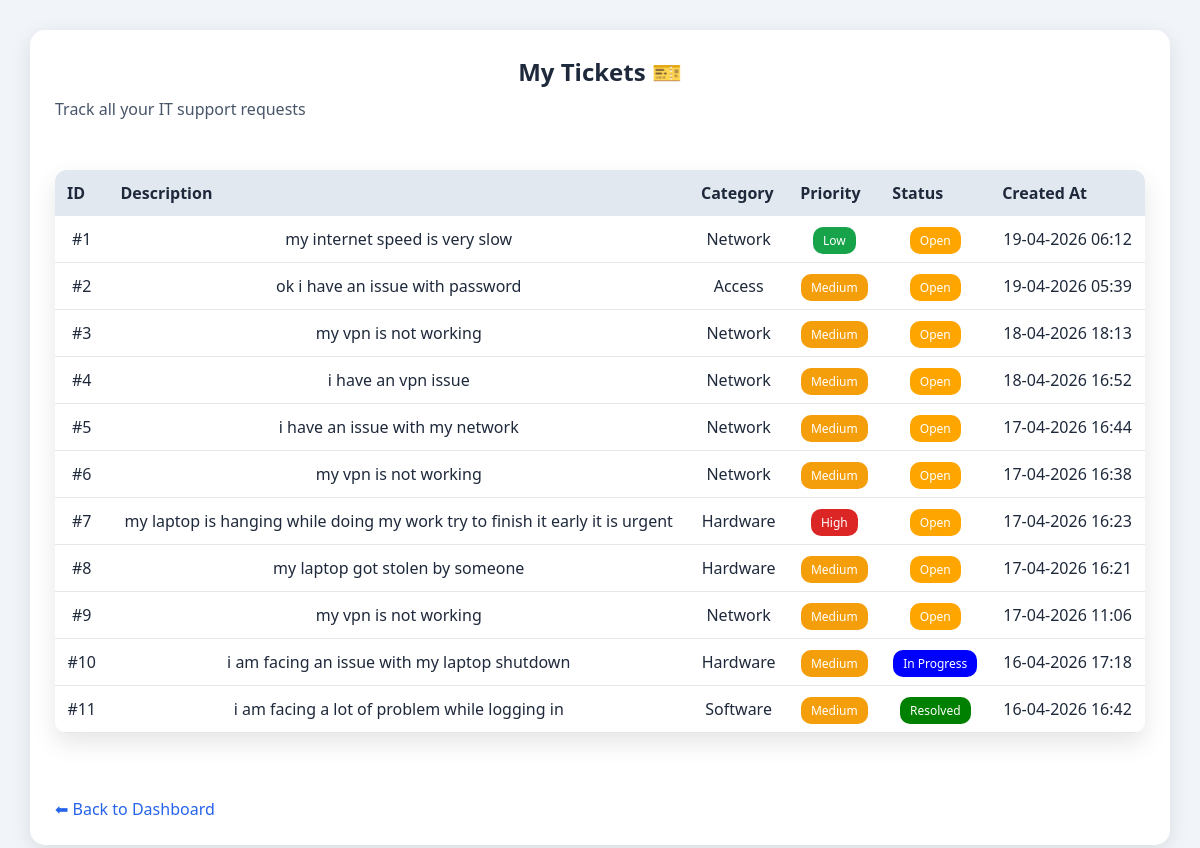
/my-tickets (signed in), run on the app's committed database.
### app.py (models this page shows)
class Ticket(db.Model):
    id = db.Column(db.Integer, primary_key=True)
    user_id = db.Column(db.Integer, db.ForeignKey('user.id'), nullable=False)
    description = db.Column(db.Text, nullable=False)
    category = db.Column(db.String(100), nullable=False)
    priority = db.Column(db.String(50), nullable=False, default="Medium")
    status = db.Column(db.String(50), nullable=False, default="Open")
    created_at = db.Column(db.DateTime, default=datetime.utcnow)
    user = db.relationship('User', backref=db.backref('tickets', lazy=True))

### app.py (the view)
@app.route("/my-tickets")
def my_tickets():
    if "user" not in session:
        return redirect(url_for("home"))
    user = User.query.filter_by(email=session["user"]).first()
    tickets = Ticket.query.filter_by(user_id=user.id) \
                          .order_by(Ticket.created_at.desc()) \
                          .all()
    return render_template("my_tickets.html", tickets=tickets)

### templates/my_tickets.html (shortened to what this page needs)
<!DOCTYPE html>
<html>
<head>
    <link rel="stylesheet" href="{{ url_for('static', filename='style.css') }}">
</head>
<body>
<div class="page-wrapper">
    <div class="ticket-container">
        <h2>My Tickets 🎫</h2>
        <p>Track all your IT support requests</p>
        {% if tickets %}
        <table>
            <tr>
                <th>ID</th>
                <th>Description</th>
                <th>Category</th>
                <th>Priority</th>
                <th>Status</th>
                <th>Created At</th>
            </tr>
            {% for ticket in tickets %}
            <tr>
                <td>#{{ loop.index }}</td>
                <td>{{ ticket.description }}</td>
                <td>{{ ticket.category }}</td>
                <td>
                    <span class="tag {{ ticket.priority | lower }}">
                        {{ ticket.priority }}
                    </span>
                </td>
                <td>
                    <span class="tag {{ ticket.status | lower }}">
                        {{ ticket.status }}
                    </span>
                </td>
                <td>{{ ticket.created_at.strftime('%d-%m-%Y %H:%M') }}</td>
            </tr>
            {% endfor %}
        </table>
        {% else %}
            <p>No tickets raised yet.</p>
        {% endif %}
        <a href="/user" class="back-link">⬅ Back to Dashboard</a>
    </div>
</div>
</body>
</html>

### static/style.css (style rules this page uses)
* { margin: 0; padding: 0; box-sizing: border-box; font-family: "Segoe UI", Arial, sans-serif; }
body { min-height: 100vh; background: linear-gradient(135deg, #e0e7ff, #f8fafc); color: #1f2937; }
h2, h3 { text-align: center; margin-bottom: 15px; color: #1e3a8a; }
table { width: 90%; margin: 50px auto; border-collapse: collapse; background: white; border-radius: 12px; overflow: hidden; box-shadow: 0 10px 25px rgba(0, 0, 0, 0.1); }
th { background: #1e3a8a; color: white; padding: 14px; }
td { padding: 12px; text-align: center; border-bottom: 1px solid #e5e7eb; }
.tag { padding: 4px 10px; border-radius: 20px; font-size: 12px; color: white; }
.tag.open { background: #f97316; }
.tag.progress { background: #2563eb; }
.tag.resolved { background: #16a34a; }
.tag.low { background: #16a34a; color: white; }
.tag.medium { background: #f59e0b; color: white; }
.tag.high { background: #dc2626; color: white; }
.tag.open { background: #2563eb; color: white; }
.tag.resolved { background: #16a34a; color: white; }

### templates/my_tickets.html (style rules this page uses)
.page-wrapper { padding: 30px; background: #f1f5f9; min-height: 100vh; }
.ticket-container { background: white; padding: 25px; border-radius: 15px; box-shadow: 0 5px 20px rgba(0,0,0,0.1); }
.ticket-container h2 { margin-bottom: 10px; color: #1e293b; }
.ticket-container p { margin-bottom: 20px; color: #475569; }
table { width: 100%; border-collapse: collapse; color: #1e293b; background: white; }
th { background: #e2e8f0; color: #1e293b; padding: 12px; text-align: left; }
td { padding: 12px; border-bottom: 1px solid #e5e7eb; }
.tag { padding: 5px 10px; border-radius: 10px; font-size: 12px; color: white; }
.tag.open { background: orange; }
.tag.progress { background: blue; }
.tag.resolved { background: green; }
.back-link { display: inline-block; margin-top: 15px; color: #2563eb; text-decoration: none; }

### data on the page
Ticket: description "my internet speed is very slow", category "Network", priority "Low", status "Open", created_at "19-04-2026 06:12"
Ticket: description "ok i have an issue with password", category "Access", priority "Medium", status "Open", created_at "19-04-2026 05:39"
Ticket: description "my vpn is not working", category "Network", priority "Medium", status "Open", created_at "18-04-2026 18:13"
Ticket: description "i have an vpn issue", category "Network", priority "Medium", status "Open", created_at "18-04-2026 16:52"
Ticket: description "i have an issue with my network", category "Network", priority "Medium", status "Open", created_at "17-04-2026 16:44"
Ticket: description "my vpn is not working", category "Network", priority "Medium", status "Open", created_at "17-04-2026 16:38"
Ticket: description "my laptop is hanging while doing my work try to finish it early it is urgent", category "Hardware", priority "High", status "Open", created_at "17-04-2026 16:23"
Ticket: description "my laptop got stolen by someone", category "Hardware", priority "Medium", status "Open", created_at "17-04-2026 16:21"
Ticket: description "my vpn is not working", category "Network", priority "Medium", status "Open", created_at "17-04-2026 11:06"
Ticket: description "i am facing an issue with my laptop shutdown", category "Hardware", priority "Medium", status "In Progress", created_at "16-04-2026 17:18"
Ticket: description "i am facing a lot of problem while logging in", category "Software", priority "Medium", status "Resolved", created_at "16-04-2026 16:42"
